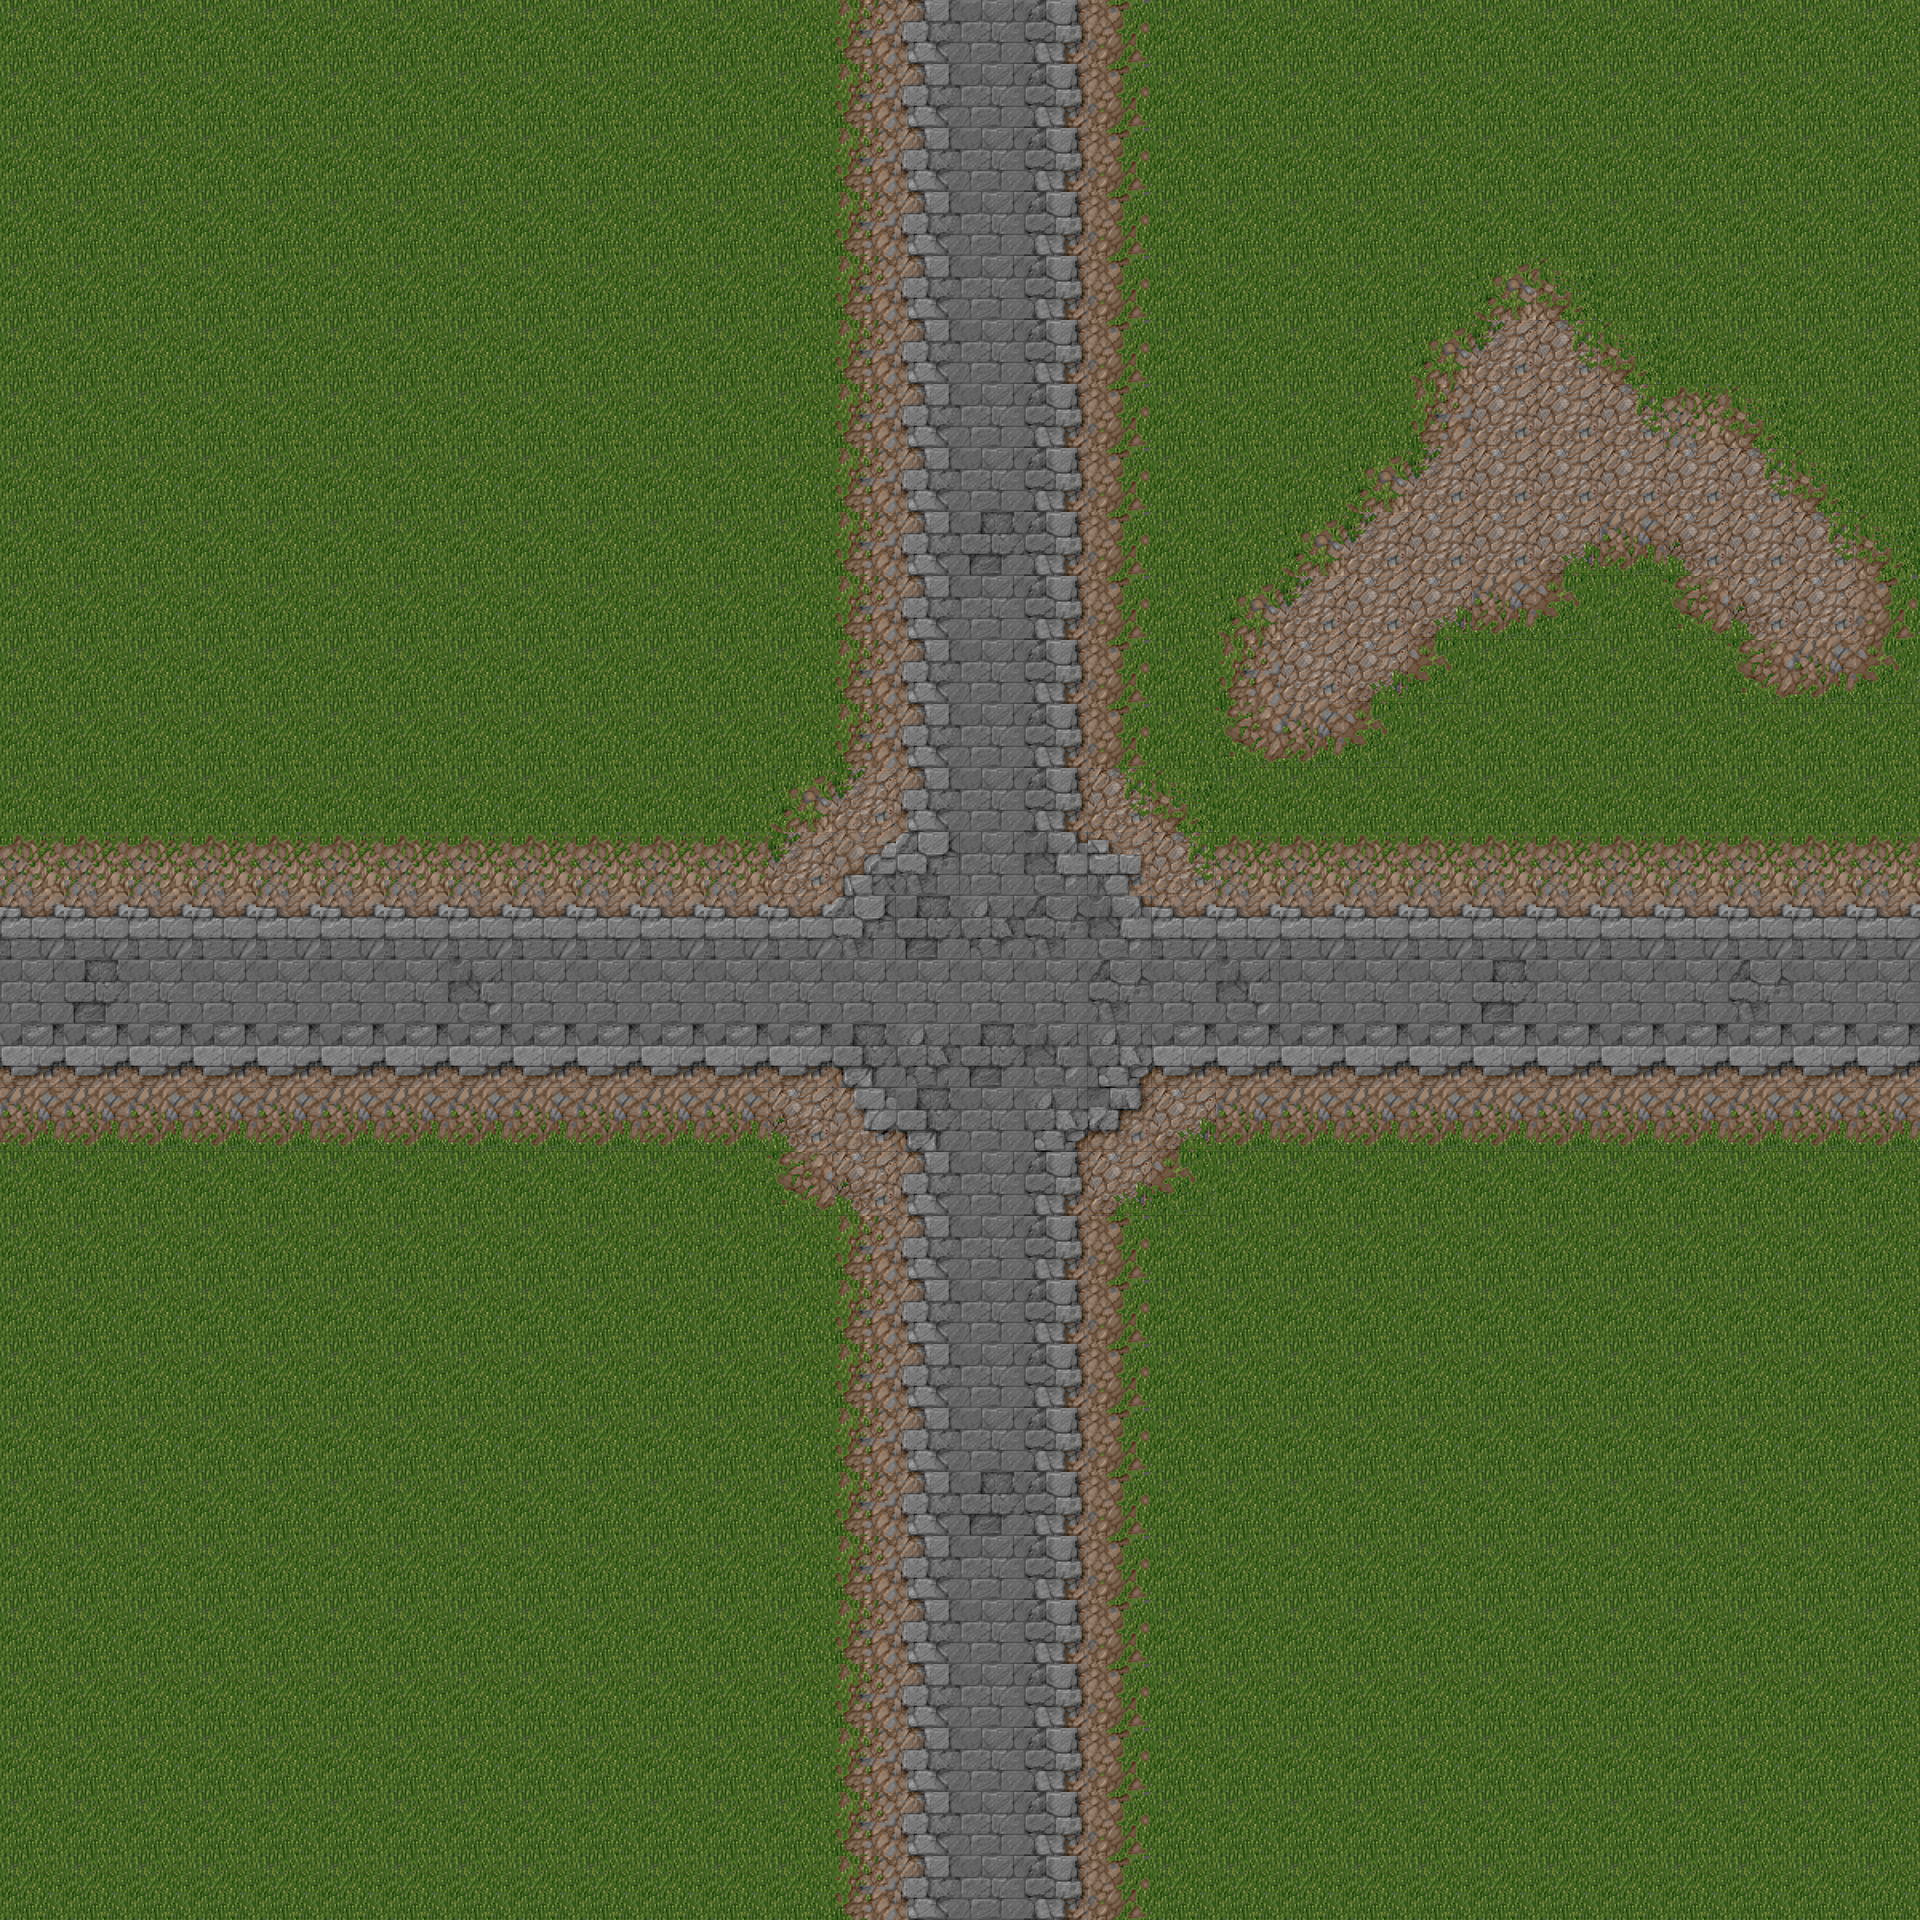

A 2D game scene composited from a Tiled map and its tileset images. What follows is a short description and the map's XML, with each tile layer's data collapsed to a summary:
An orthogonal 30x30 tile map with 64x64 px tiles, 1 tile layer (Background), 2 tilesets.

<map version="1.0" orientation="orthogonal" width="30" height="30" tilewidth="64" tileheight="64">
 <tileset firstgid="1" name="PAVE" tilewidth="64" tileheight="64">
  <image source="../Tiles/PAVE.png" width="320" height="256" />
 </tileset>
 <tileset firstgid="21" name="GRS2ROC" tilewidth="64" tileheight="64">
  <image source="../Tiles/GRS2ROC.png" width="320" height="192" />
 </tileset>
 <layer name="Background" width="30" height="30">
  <data>[900 cells, 900 non-empty, 31 distinct tile ids]</data>
 </layer>
</map>